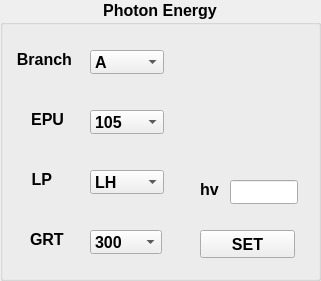
      <widget class="QGroupBox" name="groupBox">
       <property name="geometry">
        <rect>
         <x>60</x>
         <y>500</y>
         <width>321</width>
         <height>281</height>
        </rect>
       </property>
       <property name="font">
        <font>
         <pointsize>12</pointsize>
         <weight>75</weight>
         <bold>true</bold>
        </font>
       </property>
       <property name="autoFillBackground">
        <bool>false</bool>
       </property>
       <property name="styleSheet">
        <string notr="true">border-color: rgb(255, 139, 0);</string>
       </property>
       <property name="title">
        <string>Photon Energy</string>
       </property>
       <property name="alignment">
        <set>Qt::AlignHCenter|Qt::AlignTop</set>
       </property>
       <widget class="QPushButton" name="pushButton_PGM_set">
        <property name="geometry">
         <rect>
          <x>200</x>
          <y>230</y>
          <width>95</width>
          <height>28</height>
         </rect>
        </property>
        <property name="sizePolicy">
         <sizepolicy hsizetype="Minimum" vsizetype="Preferred">
          <horstretch>0</horstretch>
          <verstretch>0</verstretch>
         </sizepolicy>
        </property>
        <property name="font">
         <font>
          <pointsize>12</pointsize>
          <weight>75</weight>
          <bold>true</bold>
         </font>
        </property>
        <property name="text">
         <string>SET</string>
        </property>
       </widget>
       <widget class="QLineEdit" name="lineEdit_Eph_Energy">
        <property name="geometry">
         <rect>
          <x>230</x>
          <y>180</y>
          <width>68</width>
          <height>24</height>
         </rect>
        </property>
        <property name="sizePolicy">
         <sizepolicy hsizetype="Expanding" vsizetype="Preferred">
          <horstretch>0</horstretch>
          <verstretch>0</verstretch>
         </sizepolicy>
        </property>
        <property name="font">
         <font>
          <pointsize>12</pointsize>
          <weight>75</weight>
          <bold>true</bold>
         </font>
        </property>
       </widget>
       <widget class="QLabel" name="label_Eph_Energy">
        <property name="geometry">
         <rect>
          <x>200</x>
          <y>180</y>
          <width>21</width>
          <height>19</height>
         </rect>
        </property>
        <property name="font">
         <font>
          <pointsize>12</pointsize>
          <weight>75</weight>
          <bold>true</bold>
         </font>
        </property>
        <property name="text">
         <string>hv</string>
        </property>
       </widget>
       <widget class="QComboBox" name="comboBox_Eph_Branch">
        <property name="geometry">
         <rect>
          <x>90</x>
          <y>50</y>
          <width>74</width>
          <height>24</height>
         </rect>
        </property>
        <property name="sizePolicy">
         <sizepolicy hsizetype="Preferred" vsizetype="Preferred">
          <horstretch>0</horstretch>
          <verstretch>0</verstretch>
         </sizepolicy>
        </property>
        <property name="font">
         <font>
          <pointsize>12</pointsize>
          <weight>75</weight>
          <bold>true</bold>
         </font>
        </property>
        <property name="currentText">
         <string>A</string>
        </property>
        <item>
         <property name="text">
          <string>A</string>
         </property>
        </item>
        <item>
         <property name="text">
          <string>B</string>
         </property>
        </item>
       </widget>
       <widget class="QLabel" name="label_Eph_Branch">
        <property name="geometry">
         <rect>
          <x>10</x>
          <y>50</y>
          <width>62</width>
          <height>19</height>
         </rect>
        </property>
        <property name="font">
         <font>
          <pointsize>12</pointsize>
          <weight>75</weight>
          <bold>true</bold>
         </font>
        </property>
        <property name="text">
         <string>Branch</string>
        </property>
        <property name="alignment">
         <set>Qt::AlignRight|Qt::AlignTrailing|Qt::AlignVCenter</set>
        </property>
        <property name="buddy">
         <cstring>comboBox_Eph_Branch</cstring>
        </property>
       </widget>
       <widget class="QComboBox" name="comboBox_Eph_EPU">
        <property name="geometry">
         <rect>
          <x>90</x>
          <y>110</y>
          <width>74</width>
          <height>24</height>
         </rect>
        </property>
        <property name="font">
         <font>
          <pointsize>12</pointsize>
          <weight>75</weight>
          <bold>true</bold>
         </font>
        </property>
        <property name="currentText">
         <string>105</string>
        </property>
        <item>
         <property name="text">
          <string>105</string>
         </property>
        </item>
        <item>
         <property name="text">
          <string>57</string>
         </property>
        </item>
       </widget>
       <widget class="QLabel" name="label_Eph_EPU">
        <property name="geometry">
         <rect>
          <x>30</x>
          <y>110</y>
          <width>34</width>
          <height>19</height>
         </rect>
        </property>
        <property name="font">
         <font>
          <pointsize>12</pointsize>
          <weight>75</weight>
          <bold>true</bold>
         </font>
        </property>
        <property name="text">
         <string>EPU</string>
        </property>
        <property name="alignment">
         <set>Qt::AlignRight|Qt::AlignTrailing|Qt::AlignVCenter</set>
        </property>
       </widget>
       <widget class="QComboBox" name="comboBox_Eph_LP">
        <property name="geometry">
         <rect>
          <x>90</x>
          <y>170</y>
          <width>74</width>
          <height>24</height>
         </rect>
        </property>
        <property name="sizePolicy">
         <sizepolicy hsizetype="Preferred" vsizetype="Preferred">
          <horstretch>0</horstretch>
          <verstretch>0</verstretch>
         </sizepolicy>
        </property>
        <property name="font">
         <font>
          <pointsize>12</pointsize>
          <weight>75</weight>
          <bold>true</bold>
         </font>
        </property>
        <property name="currentText">
         <string>LH</string>
        </property>
        <item>
         <property name="text">
          <string>LH</string>
         </property>
        </item>
        <item>
         <property name="text">
          <string>LV</string>
         </property>
        </item>
        <item>
         <property name="text">
          <string>CR</string>
         </property>
        </item>
        <item>
         <property name="text">
          <string>CL</string>
         </property>
        </item>
       </widget>
       <widget class="QLabel" name="label_Eph_LP">
        <property name="geometry">
         <rect>
          <x>30</x>
          <y>170</y>
          <width>22</width>
          <height>19</height>
         </rect>
        </property>
        <property name="font">
         <font>
          <pointsize>12</pointsize>
          <weight>75</weight>
          <bold>true</bold>
         </font>
        </property>
        <property name="text">
         <string>LP</string>
        </property>
        <property name="alignment">
         <set>Qt::AlignRight|Qt::AlignTrailing|Qt::AlignVCenter</set>
        </property>
        <property name="buddy">
         <cstring>comboBox_Eph_EPU</cstring>
        </property>
       </widget>
       <widget class="QLabel" name="label_Eph_GRT">
        <property name="geometry">
         <rect>
          <x>30</x>
          <y>230</y>
          <width>36</width>
          <height>19</height>
         </rect>
        </property>
        <property name="font">
         <font>
          <pointsize>12</pointsize>
          <weight>75</weight>
          <bold>true</bold>
         </font>
        </property>
        <property name="text">
         <string>GRT</string>
        </property>
        <property name="buddy">
         <cstring>comboBox_Eph_GRT</cstring>
        </property>
       </widget>
       <widget class="QComboBox" name="comboBox_Eph_GRT">
        <property name="geometry">
         <rect>
          <x>90</x>
          <y>230</y>
          <width>72</width>
          <height>24</height>
         </rect>
        </property>
        <property name="sizePolicy">
         <sizepolicy hsizetype="Preferred" vsizetype="Preferred">
          <horstretch>0</horstretch>
          <verstretch>0</verstretch>
         </sizepolicy>
        </property>
        <property name="font">
         <font>
          <pointsize>12</pointsize>
          <weight>75</weight>
          <bold>true</bold>
         </font>
        </property>
        <property name="currentText">
         <string>300</string>
        </property>
        <item>
         <property name="text">
          <string>300</string>
         </property>
        </item>
        <item>
         <property name="text">
          <string>600</string>
         </property>
        </item>
        <item>
         <property name="text">
          <string>800</string>
         </property>
        </item>
        <item>
         <property name="text">
          <string>1200</string>
         </property>
        </item>
       </widget>
      </widget>
